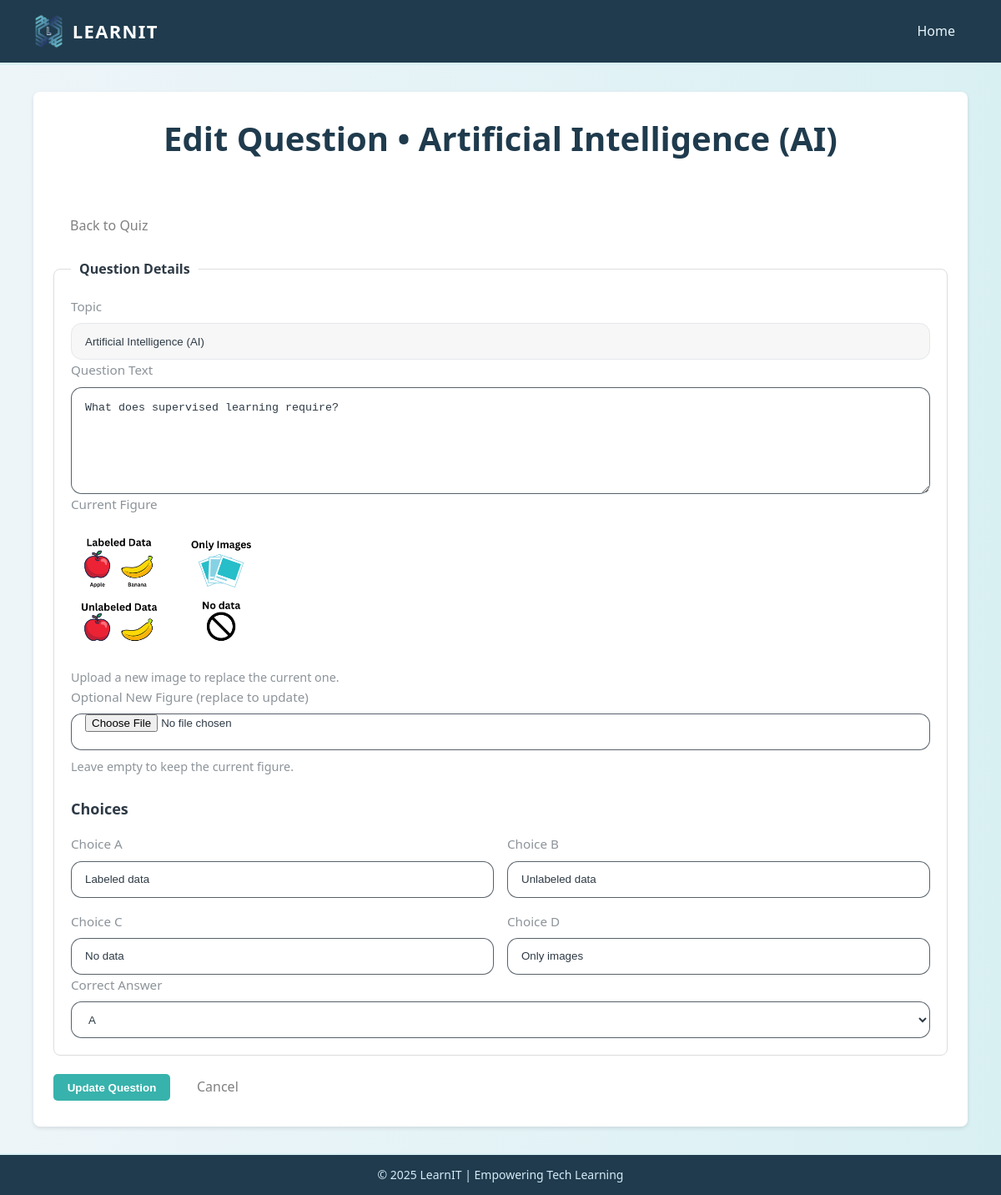
/edit-question.php?id=1 (signed in), run on the app's committed database.
### tables this page shows
CREATE TABLE `quizquestion` (
  `id` int(11) NOT NULL,
  `quizID` int(11) NOT NULL,
  `question` text NOT NULL,
  `questionFigureFileName` varchar(200) DEFAULT NULL,
  `answerA` varchar(300) NOT NULL,
  `answerB` varchar(300) NOT NULL,
  `answerC` varchar(300) NOT NULL,
  `answerD` varchar(300) NOT NULL,
  `correctAnswer` enum('A','B','C','D') NOT NULL
);

CREATE TABLE `topic` (
  `id` int(11) NOT NULL,
  `topicName` varchar(120) NOT NULL
);

### edit-question.php (the view, shortened to what this page needs)
<?php
require_once 'connect.php';
$qid = isset($_GET['id']) ? (int)$_GET['id'] : 0;
$sql = "SELECT qq.id, qq.quizID, qq.question, qq.questionFigureFileName,
               qq.answerA, qq.answerB, qq.answerC, qq.answerD, qq.correctAnswer,
               t.topicName
        FROM quizquestion qq
        JOIN quiz q ON q.id = qq.quizID
        JOIN topic t ON t.id = q.topicID
        WHERE qq.id = ?";
$stmt = mysqli_prepare($conn, $sql);
mysqli_stmt_bind_param($stmt, "i", $qid);
mysqli_stmt_execute($stmt);
$res = mysqli_stmt_get_result($stmt);
$row = mysqli_fetch_assoc($res);
$quizID     = (int)$row['quizID'];
$topicName  = $row['topicName'];
$oldImgName = $row['questionFigureFileName'];
?>
<!DOCTYPE html>
<html lang="en">
<head>
  <link rel="stylesheet" href="style.css" />
</head>
<body>
  <header>
    <div class="logo">
      <img src="images/logo.png" alt="LearnIT Logo" />
      <h1>LEARNIT</h1>
    </div>
    <nav>
      <a href="educator.php">Home</a>
    </nav>
  </header>
  <main class="quiz-scope">
    <div class="card-container">
      <section class="q-panel">
        <h2>Edit Question • <?php echo htmlspecialchars($topicName); ?></h2>
        <div class="q-inline" style="margin-bottom:1rem;">
          <a class="takeHome" href="quiz.php?quizID=<?php echo (int)$quizID; ?>">Back to Quiz</a>
        </div>
        <form class="flex-container" action="edit-question-process.php" method="post" enctype="multipart/form-data">
          <fieldset>
            <legend>Question Details</legend>
            <div class="q-row">
              <label>Topic</label>
              <input type="text" value="<?php echo htmlspecialchars($topicName); ?>" readonly
                     style="background:#f7f7f7; border:1px solid #e5e7eb;"/>
            </div>
            <div class="q-row">
              <label for="qtext">Question Text</label>
              <textarea id="qtext" name="qtext" required><?php echo htmlspecialchars($row['question']); ?></textarea>
            </div>
            <div class="q-row">
              <label>Current Figure</label>
              <?php if (!empty($oldImgName)): ?>
                <img src="uploads/<?php echo htmlspecialchars($oldImgName); ?>" alt=""
                     style="max-width:240px; max-height:160px; display:block; margin-bottom:0.5rem;">
                <p class="q-help">Upload a new image to replace the current one.</p>
              <?php else: ?>
                <p class="q-help">No current figure. You can upload one below.</p>
              <?php endif; ?>
            </div>
            <div class="q-row">
              <label for="qfigure">Optional New Figure (replace to update)</label>
              <input id="qfigure" name="qfigure" type="file" accept="image/*" />
              <p class="q-help">Leave empty to keep the current figure.</p>
            </div>
            <h3>Choices</h3>
            <div class="q-choices">
              <div class="q-row">
                <label for="c1">Choice A</label>
                <input id="c1" name="c1" type="text" required value="<?php echo htmlspecialchars($row['answerA']); ?>"/>
              </div>
              <div class="q-row">
                <label for="c2">Choice B</label>
                <input id="c2" name="c2" type="text" required value="<?php echo htmlspecialchars($row['answerB']); ?>"/>
              </div>
              <div class="q-row">
                <label for="c3">Choice C</label>
                <input id="c3" name="c3" type="text" required value="<?php echo htmlspecialchars($row['answerC']); ?>"/>
              </div>
              <div class="q-row">
                <label for="c4">Choice D</label>
                <input id="c4" name="c4" type="text" required value="<?php echo htmlspecialchars($row['answerD']); ?>"/>
              </div>
            </div>
            <div class="q-row">
              <label for="correct">Correct Answer</label>
              <select id="correct" name="correct" required>
                <option value="A" <?php echo $row['correctAnswer']==='A'?'selected':''; ?>>A</option>
              </select>
            </div>
          </fieldset>
          <div class="q-inline">
            <button class="submit" type="submit">Update Question</button>
            <a class="takeHome" href="quiz.php?quizID=<?php echo (int)$quizID; ?>">Cancel</a>
          </div>
        </form>
      </section>
    </div>
  </main>
  <footer>
    <p>&copy; 2025 LearnIT | Empowering Tech Learning</p>
  </footer>
</body>
</html>

### style.css (style rules this page uses)
* { margin: 0; padding: 0; box-sizing: border-box; }
body { font-family: 'Segoe UI', Tahoma, Geneva, Verdana, sans-serif; background: linear-gradient(to right, #eef5f9, #d9f0f3); color: #2e3a45; min-height: 100vh; display: flex; flex-direction: column; line-height: 1.6; }
header { background: #1f3b4d; display: flex; justify-content: space-between; align-items: center; padding: 0.938em 2.5em; border-bottom: 0.188em solid #d9f0f3; color: #fff; }
header .logo { display: flex; align-items: center; }
header .logo img { height: 2.812em; margin-right: 0.625em; }
header .logo h1 { font-size: 1.375em; letter-spacing: 0.062em; }
header nav a { margin: 0 0.938em; text-decoration: none; color: #eaf6fb; font-weight: 500; transition: color 0.3s; }
h2 { color: #1f3b4d; margin-bottom: 1.25em; }
footer { background: #1f3b4d; text-align: center; padding: 0.938em; border-top: 0.188em solid #d9f0f3; font-size: 0.875em; color: #d6eaf8; }
button, .btn { background: #5dade2; border: none; padding: 0.625em 1.25em; border-radius: 0.375em; color: #fff; font-weight: bold; cursor: pointer; transition: background 0.3s, transform 0.2s; text-decoration: none; }
.submit { background: #38B2AC; }
.takeHome { padding: 0.625em 1.25em; color: gray; text-decoration: none; border: none; border-radius: 0.312em; text-align: center; }
.card-container { width: 70rem; margin: 2em auto; padding: 1.5em; background-color: #ffffff; border-radius: 0.5em; box-shadow: 0 0.125em 0.3125em rgba(0,0,0,0.1); }

### edit-question.php (style rules this page uses)
.quiz-scope { --qz-gap-1: 0.5rem; --qz-gap-2: 1rem; --qz-gap-3: 1.5rem; --qz-gap-4: 2rem; --qz-radius: 0.8rem; --qz-input-h: 2.75rem; --qz-text: inherit; --qz-muted: color-mix(in oklab, currentColor 55%, transparent); --qz-accent: currentColor; --qz-panel-bg: var(--surface-1, #ffffff); --qz-panel-bd: color-mix(in oklab, currentColor 85%, transparent); --qz-input-bg: var(--surface-2, #ffffff); --qz-input-bd: color-mix(in oklab, currentColor 80%, transparent); --qz-ok-bd: color-mix(in oklab, #22c55e 40%, transparent); --qz-ok-bg: color-mix(in oklab, #22c55e 12%, transparent); }
form.flex-container { display:flex; flex-direction:column; gap:0.938em; }
fieldset { border:0.062em solid #ddd; padding:1.25em; border-radius:0.5em; }
legend { font-weight:700; padding:0 0.625em; }
.quiz-scope h2 { text-align:center; font-size:2.5rem; }
.quiz-scope h3 { margin:var(--qz-gap-3) 0 var(--qz-gap-2); font-size:1.125rem; }
.quiz-scope .q-help { font-size:0.9rem; color:var(--qz-muted); }
.quiz-scope .q-inline { display:flex; align-items:center; gap:0.75rem; flex-wrap:wrap; }
.quiz-scope .q-row { display:grid; gap:0.5rem; }
.quiz-scope label { font-size:0.95rem; color:var(--qz-muted); }
.quiz-scope input[type="text"], .quiz-scope input[type="number"], .quiz-scope input[type="email"], .quiz-scope input[type="file"], .quiz-scope select, .quiz-scope textarea { width:100%; height:var(--qz-input-h); padding:0 var(--qz-gap-2); background:var(--qz-input-bg); border:0.08rem solid var(--qz-input-bd); border-radius:var(--qz-radius); color:inherit; outline:none; }
.quiz-scope textarea { height:auto; min-height:8rem; padding:var(--qz-gap-2); resize:vertical; }
.quiz-scope .q-choices { display:grid; grid-template-columns:repeat(2, minmax(0,1fr)); gap:var(--qz-gap-2); }

### data on the page
quizquestion: topic.topicName "Artificial Intelligence (AI)", topicName "Artificial Intelligence (AI)", qtext "What does supervised learning require?", questionFigureFileName (picture), c1 "Labeled data", c2 "Unlabeled data", c3 "No data", c4 "Only images", correct "A"
